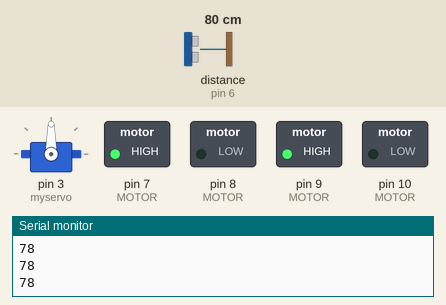
This sketch was run on a simulated Arduino Uno, built with avr-gcc and run on an emulated ATmega328P. Parts: servo, switched loads named in the sketch (green lamp = pin HIGH), the last lines printed to the serial monitor. Wiring (inferred from the names in the program): ultrasonic range finder: trigger pin 5; echo pin 6. Inputs (shaded band) come from the test bench; at power-on: distance to the obstacle (sensor on pin 6) 80 cm. The echo pulse lasts 58.3 µs per cm; pins used as bus, display or sensor lines are not drawn.

Above: at 1.2 s.
1.3 s: distance to the obstacle (sensor on pin 6) set to 23 cm
2.8 s: distance to the obstacle (sensor on pin 6) set to 19 cm
At 4.1 s:
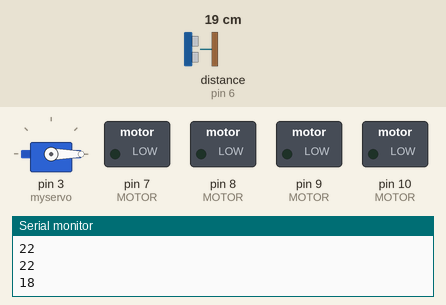
5.8 s: distance to the obstacle (sensor on pin 6) set to 35 cm
At 6.3 s:
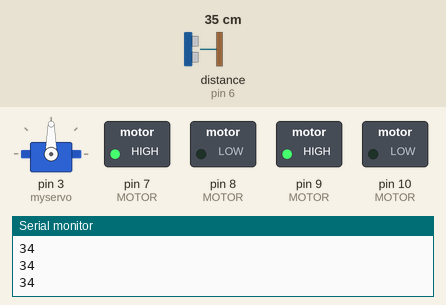
7.4 s: distance to the obstacle (sensor on pin 6) set to 2 cm
At 10.3 s:
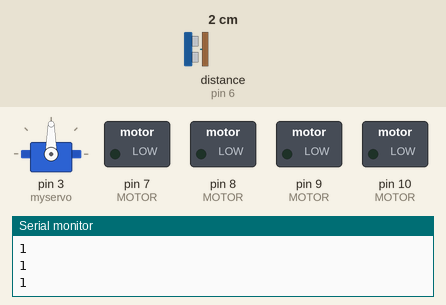
Timing chart, 0 to 11.4 s (numbered marks = the images above; inputs shaded):
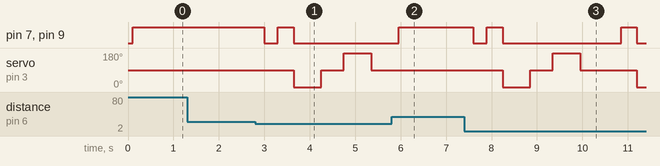

The sketch:

Object_avoiding_robot.ino
```cpp
int duration=0;
long distance=0;
int firstduration=0;
long firstdistance=0;
int secondduration=0;
long seconddistance=0;

#include <Servo.h>
Servo myservo;

int pos = 0;

void setup() {
pinMode(5,OUTPUT);//TRIG
pinMode(6,INPUT);//ECHO
pinMode(7, OUTPUT);//MOTOR
pinMode(8, OUTPUT);//MOTOR
pinMode(9, OUTPUT);//MOTOR
pinMode(10, OUTPUT);//MOTOR
 myservo.attach(3);
Serial.begin(9600);
}
void loop()
 {
   digitalWrite(5, HIGH);
   delayMicroseconds(10);
   digitalWrite(5, LOW);
   delayMicroseconds(2);
   duration= pulseIn(6,HIGH);
   delay(100);
   distance=duration*0.034/2;
   Serial.println(distance);
   if(distance<=20)
    {
      digitalWrite(7, LOW);
      digitalWrite(8, LOW);
      digitalWrite(9, LOW);
      digitalWrite(10, LOW);
      delay(300);

      digitalWrite(7, HIGH);
      digitalWrite(8, LOW);
      digitalWrite(9, HIGH);
      digitalWrite(10,LOW);

      delay(350);
      digitalWrite(7, LOW);
      digitalWrite(8, LOW);
      digitalWrite(9, LOW);
      digitalWrite(10, LOW);

      myservo.write(0);
      delay(500);
      digitalWrite(5, HIGH);
      delayMicroseconds(10);
      digitalWrite(5, LOW);
      delayMicroseconds(2);
      firstduration= pulseIn(6,HIGH);
      delay(100);
      firstdistance=firstduration*0.034/2;
      int first = firstdistance;
      Serial.println(firstdistance);

      myservo.write(90);
      delay(500);

      myservo.write(180);
      delay(500);
      digitalWrite(5, HIGH);
      delayMicroseconds(10);
      digitalWrite(5, LOW);
      delayMicroseconds(2);
      secondduration= pulseIn(6,HIGH);
      delay(100);
      seconddistance=secondduration*0.034/2;
      int second = seconddistance;

      Serial.println(seconddistance);

      myservo.write(90);
      delay(500);

if(first < second ) { digitalWrite(7, LOW); digitalWrite(8, HIGH); digitalWrite(9, HIGH); digitalWrite(10, LOW); delay(500); } else if(first >   second  )


{

    digitalWrite(7, HIGH);
    digitalWrite(8, LOW);
    digitalWrite(9, LOW);
    digitalWrite(10, HIGH);
    delay(500);
  }
}
else
{
    digitalWrite(7, HIGH);
    digitalWrite(8, LOW);
    digitalWrite(9, HIGH);
    digitalWrite(10, LOW);
  }

}
```

Measured:
- the behaviour switches between 22 and 21 cm on distance to the obstacle (sensor on pin 6) (found by bisection; images 0 and 1)
- after the input at 2.8 s, pin 7 (MOTOR), pin 9 (MOTOR): HIGH → LOW after 0.20 s, → HIGH 0.30 s later, → LOW 0.35 s later; servo on pin 3 (myservo): 90° → 0° after 0.85 s, → 90° 0.60 s later, → 180° 0.50 s later, → 90° 0.60 s later
- after the input at 5.8 s, servo on pin 3 (myservo): stays 90° (without the input it goes to 0° after 0.81 s)
- after the input at 7.4 s, pin 7 (MOTOR), pin 9 (MOTOR): goes LOW 0.30 s, HIGH 0.35 s, LOW 2.6 s, HIGH 0.35 s, then LOW, starting after 0.20 s; servo on pin 3 (myservo): 90° → 0° after 0.85 s, → 90° 0.60 s later, → 180° 0.50 s later, → 90° 0.60 s later, … (5 changes in this stretch)
